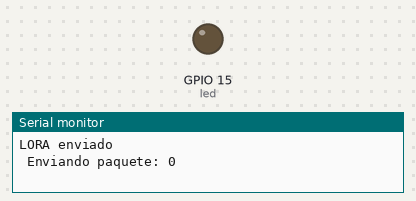
A sketch run on a simulated ESP32. Parts: output pins drawn as LEDs (lit = HIGH), the last lines printed to the serial monitor. No radio packets arrive unless stated.

Above: at 2.7 s.
At 5.29 s:
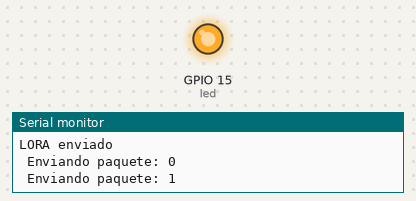
Timing chart, 0 to 6.7 s (numbered marks = the images above):
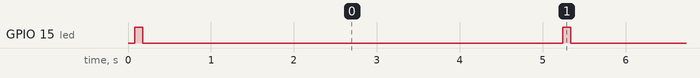

The sketch:

Prueba_comunicacion_lora_con_esp32_emisor.ino
```cpp
#include <SPI.h>
#include <LoRa.h>
#define led 15                                // LED utilizado para notificar la emisión de un mensaje.
int counter = 0;
void setup() {
  Serial.begin(115200);
  Serial.println("LORA enviado");
  LoRa.setPins(17,16,22);                     // NSS, RESET y DIO0.
  if (!LoRa.begin(915E6)) {                   // Frecuencia de la banda libre ISM en Europa. (868MHz) Si hay algun fallo de conexiones muestra el error.
    Serial.println("Starting LoRa failed!");
    while (1);
  }
  pinMode(led,OUTPUT);
}
void loop() {
  Serial.print(" Enviando paquete: ");
  Serial.println(counter);
  // send packet
  LoRa.beginPacket();                       // Crear nuevo mensaje.
  LoRa.print(" Dato ");                     // Contenido del mensaje.
  LoRa.print(counter);                      // Contenido del mensaje.
  LoRa.endPacket();                         // Enviar mensaje.
  digitalWrite(led,HIGH);                   // Parpadear LED al enviar el mensaje.
  delay(100);
  digitalWrite(led,LOW);
  counter++;                                // Aumentar contador para el siguiente mensaje.
  delay(5000);
}
```

Measured:
- by itself, GPIO 15 (led): alternates HIGH for 0.10 s and LOW for 5.1 s
